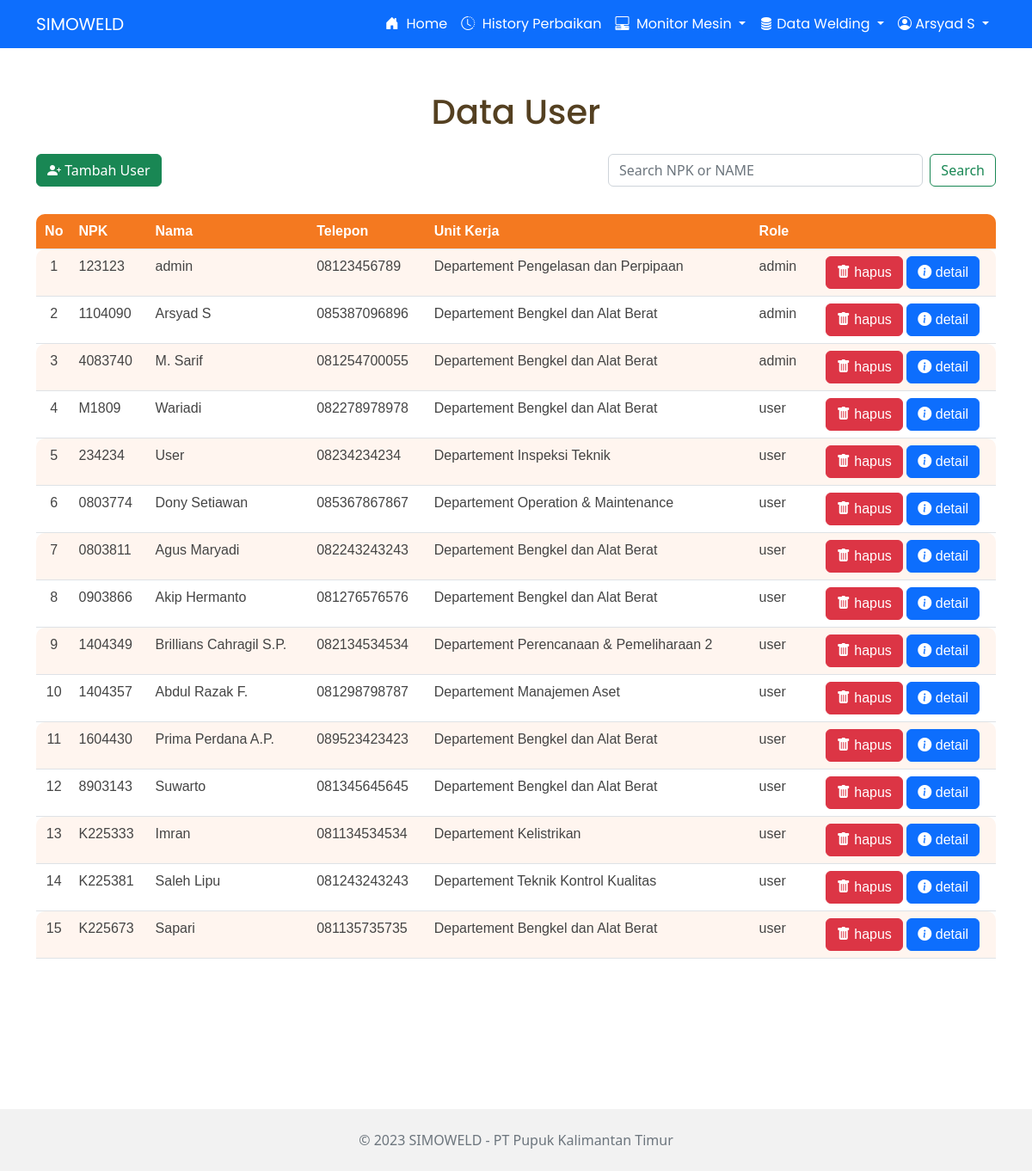
/user.php (signed in), run on the app's committed database.
### tables this page shows
CREATE TABLE `tb_user` (
  `usr_id` varchar(20) NOT NULL,
  `usr_name` varchar(50) NOT NULL,
  `usr_hp` varchar(15) NOT NULL,
  `usr_departemen` varchar(75) NOT NULL,
  `usr_role` varchar(10) NOT NULL,
  `usr_password` varchar(255) NOT NULL
);

### user.php (the view, shortened to what this page needs)
<?php
    require 'functions.php';
    $user = mysqli_query($conn, "SELECT * FROM tb_user ORDER BY usr_role");
    if( isset($_POST["search"]) ){
        $search = $conn->real_escape_string($_POST['cari']);
        $user = mysqli_query($conn, "SELECT * FROM tb_user WHERE usr_id LIKE '%".$search."%' OR usr_name LIKE '%".$search."%' ORDER BY usr_role ASC");
        if (empty($search)){
            $user = mysqli_query($conn, "SELECT * FROM tb_user ORDER BY usr_role");
        }
    }else
    {
        $user = mysqli_query($conn, "SELECT * FROM tb_user ORDER BY usr_role");
    }
?>
<!DOCTYPE html>
<html lang="en">
<head>
    <link href="https://cdn.jsdelivr.net/npm/bootstrap@5.2.3/dist/css/bootstrap.min.css" rel="stylesheet">
    <link rel="stylesheet" href="css/style.css">
    <link rel="stylesheet" href="https://cdn.jsdelivr.net/npm/sweetalert2@11/dist/sweetalert2.min.css">
</head>
<body>
    <?php include_once("navbar.php"); ?>
    <h1 class="d-flex justify-content-center" style="margin:50px 0 25px 0; color:#544021;">Data User</h1>
    <div class="container mt-4">
        <div class="mb-3">
            <div class="row margin-tb d-flex justify-content-between">
                <div class="col-md-7 mb-3">
                    <a class="btn btn-success" href="register.php">
                        <i class="bi bi-person-plus-fill"></i> Tambah User
                    </a>
                </div>
                <div class="col-md-5 mb-3">
                   <form class="d-flex" method="post" action="">
                    <input class="form-control me-2" type="search" placeholder="Search NPK or NAME" name="cari" aria-label="Search">
                    <button class="btn btn-outline-success" type="submit" name="search">Search</button>
                  </form>
                </div>
            </div>
        </div>
        <table class="table">
            <tr>
                <th class="f">No</th>
                <th>NPK</th>
                <th>Nama</th>
                <th>Telepon</th>
                <th>Unit Kerja</th>
                <th>Role</th>
                <th class="l"></th>
            </tr>
            <?php $i = 1; ?>
            <?php while($row = mysqli_fetch_array($user)):?>
            <tr class="rowdata">
                <td class="f"><?= $i; ?></td>
                <td><?= $row["usr_id"] ?></td>
                <td><?= $row["usr_name"] ?></td>
                <td><?= $row["usr_hp"] ?></td>
                <td><?= $row["usr_departemen"] ?></td>
                <td><?= $row["usr_role"] ?></td>
                <td class="l">
                    <a class="btn btn-danger btn-del" href="hapus-u.php?id=<?=$row["usr_id"]?>">
                        <i class="bi bi-trash-fill"></i> hapus
                    </a>
                    <button type="button" class="btn btn-primary" data-bs-toggle="modal" data-bs-target="#detailUser<?=$i?>">
                        <i class="bi bi-info-circle-fill"></i> detail
                    </button>
                </td>
            </tr>
            <?php $i++; ?>
            <?php endwhile; ?>
        </table>
    </div>
    <div style="margin-top:175px;">
        <?php include_once('footer.php') ?>
    </div>
</body>
</html>

### navbar.php (shortened to what this page needs)
<?php
    $usr_id = $_SESSION["ID"];
    $query  = "SELECT * FROM tb_user WHERE usr_id = '$usr_id'";
    $result = $conn->query($query);
    $usr_sim = mysqli_query($conn, "SELECT * FROM tb_user WHERE usr_id = '$usr_id'");
    $row_user = $usr_sim->fetch_assoc();
?>
<link rel="stylesheet" href="https://cdn.jsdelivr.net/npm/bootstrap-icons@1.11.2/font/bootstrap-icons.min.css">
<link rel="stylesheet" href="css/style2.css">
<nav class="navbar navbar-expand-lg bg-primary">
  <div class="container container-fluid d-flex">
    <a class="navbar-brand text-white" href="index.php">SIMOWELD</a>
    <div class="collapse navbar-collapse justify-content-end" id="navbarNavDropdown">
      <ul class="navbar-nav">
        <li class="nav-item">
            <a class="nav-link active text-white" aria-current="page" href="index.php">
                <i class="bi bi-house-door-fill"></i> &nbsp;Home
            </a>
        </li>
        <li class="nav-item">
            <a class="nav-link active text-white" aria-current="page" href="history_all.php">
                <i class="bi bi-clock-history"></i> &nbsp;History Perbaikan
            </a>
        </li>
        <li class="nav-item dropdown">
            <a class="nav-link dropdown-toggle text-white" href="#" id="navbarDropdown" role="button" data-bs-toggle="dropdown" aria-expanded="false">
            <i class="bi bi-pc-display-horizontal"></i> &nbsp;Monitor Mesin
            </a>
        </li>
        <?php if($_SESSION["ROLE"] === "admin") :?>
            <li class="nav-item dropdown">
                <a class="nav-link dropdown-toggle text-white" href="#" role="button" data-bs-toggle="dropdown" aria-expanded="false">
                    <i class="bi bi-database-fill"></i>&nbsp;Data Welding
                </a>
            </li>
        <?php endif; ?>
        <li class="nav-item dropdown">
          <a class="nav-link dropdown-toggle text-white" href="#" role="button" data-bs-toggle="dropdown" aria-expanded="false">
            <i class="bi bi-person-circle"></i>&nbsp;<?= $row_user["usr_name"]?>
          </a>
        </li>
      </ul>
    </div>
  </div>
</nav>

### css/style.css (style rules this page uses)
.table { font-family: sans-serif; color: #444; border-collapse: collapse; display: block; overflow-x: auto; white-space: nowrap; }
.f { border-radius: 10px 0 0 0; text-align: center; }
.l { border-radius: 0 10px 0 0; text-align: center; }
.table tr th { background: #f47920; color: #fff; font-weight: normal; font-weight: bold; }
.table tr:nth-child(even) { background-color: #fff5ef; }

### user.php (style rules this page uses)
h1, h2, h3, h4, h5, h6, p, a, label { text-decoration: none; color: white; font-family: 'Poppins', sans-serif; }

### data on the page
tb_user: usr_name "Arsyad S", usr_id "1104090", usr_hp "085387096896", usr_departemen "Departement Bengkel dan Alat Berat", usr_role "admin"
tb_user: usr_id "123123", usr_name "admin", usr_hp "08123456789", usr_departemen "Departement Pengelasan dan Perpipaan", usr_role "admin"
tb_user: usr_id "4083740", usr_name "M. Sarif", usr_hp "081254700055", usr_departemen "Departement Bengkel dan Alat Berat", usr_role "admin"
tb_user: usr_id "M1809", usr_name "Wariadi", usr_hp "082278978978", usr_departemen "Departement Bengkel dan Alat Berat", usr_role "user"
tb_user: usr_id "234234", usr_name "User", usr_hp "08234234234", usr_departemen "Departement Inspeksi Teknik", usr_role "user"
tb_user: usr_id "0803774", usr_name "Dony Setiawan", usr_hp "085367867867", usr_departemen "Departement Operation & Maintenance", usr_role "user"
tb_user: usr_id "0803811", usr_name "Agus Maryadi", usr_hp "082243243243", usr_departemen "Departement Bengkel dan Alat Berat", usr_role "user"
tb_user: usr_id "0903866", usr_name "Akip Hermanto", usr_hp "081276576576", usr_departemen "Departement Bengkel dan Alat Berat", usr_role "user"
tb_user: usr_id "1404349", usr_name "Brillians Cahragil S.P.", usr_hp "082134534534", usr_departemen "Departement Perencanaan & Pemeliharaan 2", usr_role "user"
tb_user: usr_id "1404357", usr_name "Abdul Razak F.", usr_hp "081298798787", usr_departemen "Departement Manajemen Aset", usr_role "user"
tb_user: usr_id "1604430", usr_name "Prima Perdana A.P.", usr_hp "089523423423", usr_departemen "Departement Bengkel dan Alat Berat", usr_role "user"
tb_user: usr_id "8903143", usr_name "Suwarto", usr_hp "081345645645", usr_departemen "Departement Bengkel dan Alat Berat", usr_role "user"
tb_user: usr_id "K225333", usr_name "Imran", usr_hp "081134534534", usr_departemen "Departement Kelistrikan", usr_role "user"
tb_user: usr_id "K225381", usr_name "Saleh Lipu", usr_hp "081243243243", usr_departemen "Departement Teknik Kontrol Kualitas", usr_role "user"
tb_user: usr_id "K225673", usr_name "Sapari", usr_hp "081135735735", usr_departemen "Departement Bengkel dan Alat Berat", usr_role "user"
